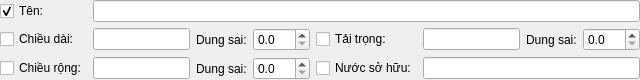
<?xml version="1.0" encoding="UTF-8"?>
<ui version="4.0">
 <class>TankSearchingWidget</class>
 <widget class="QWidget" name="TankSearchingWidget">
  <property name="geometry">
   <rect>
    <x>0</x>
    <y>0</y>
    <width>640</width>
    <height>80</height>
   </rect>
  </property>
  <property name="windowTitle">
   <string>TankSearchingWidget</string>
  </property>
  <layout class="QGridLayout" name="gridLayout">
   <property name="leftMargin">
    <number>0</number>
   </property>
   <property name="topMargin">
    <number>0</number>
   </property>
   <property name="rightMargin">
    <number>0</number>
   </property>
   <property name="bottomMargin">
    <number>0</number>
   </property>
   <item row="0" column="0">
    <widget class="QCheckBox" name="tenChb">
     <property name="sizePolicy">
      <sizepolicy hsizetype="Fixed" vsizetype="Fixed">
       <horstretch>0</horstretch>
       <verstretch>0</verstretch>
      </sizepolicy>
     </property>
     <property name="text">
      <string>Tên:</string>
     </property>
     <property name="checked">
      <bool>true</bool>
     </property>
    </widget>
   </item>
   <item row="0" column="1" colspan="7">
    <widget class="QLineEdit" name="tenLed"/>
   </item>
   <item row="1" column="0">
    <widget class="QCheckBox" name="chieuDaiChb">
     <property name="sizePolicy">
      <sizepolicy hsizetype="Fixed" vsizetype="Fixed">
       <horstretch>0</horstretch>
       <verstretch>0</verstretch>
      </sizepolicy>
     </property>
     <property name="text">
      <string>Chiều dài:</string>
     </property>
    </widget>
   </item>
   <item row="1" column="1">
    <widget class="QLineEdit" name="chieuDaiLed"/>
   </item>
   <item row="1" column="2">
    <widget class="QLabel" name="label">
     <property name="sizePolicy">
      <sizepolicy hsizetype="Fixed" vsizetype="Preferred">
       <horstretch>0</horstretch>
       <verstretch>0</verstretch>
      </sizepolicy>
     </property>
     <property name="text">
      <string>Dung sai:</string>
     </property>
    </widget>
   </item>
   <item row="1" column="3">
    <widget class="QDoubleSpinBox" name="chieuDaiDspb">
     <property name="sizePolicy">
      <sizepolicy hsizetype="Fixed" vsizetype="Fixed">
       <horstretch>0</horstretch>
       <verstretch>0</verstretch>
      </sizepolicy>
     </property>
     <property name="decimals">
      <number>1</number>
     </property>
     <property name="minimum">
      <double>0.000000000000000</double>
     </property>
     <property name="maximum">
      <double>200.000000000000000</double>
     </property>
     <property name="value">
      <double>0.000000000000000</double>
     </property>
    </widget>
   </item>
   <item row="1" column="4">
    <widget class="QCheckBox" name="taiTrongChb">
     <property name="sizePolicy">
      <sizepolicy hsizetype="Fixed" vsizetype="Fixed">
       <horstretch>0</horstretch>
       <verstretch>0</verstretch>
      </sizepolicy>
     </property>
     <property name="text">
      <string>Tải trọng:</string>
     </property>
    </widget>
   </item>
   <item row="1" column="5">
    <widget class="QLineEdit" name="taiTrongLed"/>
   </item>
   <item row="1" column="6">
    <widget class="QLabel" name="label_5">
     <property name="sizePolicy">
      <sizepolicy hsizetype="Fixed" vsizetype="Preferred">
       <horstretch>0</horstretch>
       <verstretch>0</verstretch>
      </sizepolicy>
     </property>
     <property name="text">
      <string>Dung sai:</string>
     </property>
    </widget>
   </item>
   <item row="1" column="7">
    <widget class="QDoubleSpinBox" name="taiTrongDspb">
     <property name="sizePolicy">
      <sizepolicy hsizetype="Fixed" vsizetype="Fixed">
       <horstretch>0</horstretch>
       <verstretch>0</verstretch>
      </sizepolicy>
     </property>
     <property name="decimals">
      <number>1</number>
     </property>
     <property name="minimum">
      <double>0.000000000000000</double>
     </property>
     <property name="maximum">
      <double>200.000000000000000</double>
     </property>
     <property name="value">
      <double>0.000000000000000</double>
     </property>
    </widget>
   </item>
   <item row="2" column="0">
    <widget class="QCheckBox" name="chieuRongChb">
     <property name="sizePolicy">
      <sizepolicy hsizetype="Fixed" vsizetype="Fixed">
       <horstretch>0</horstretch>
       <verstretch>0</verstretch>
      </sizepolicy>
     </property>
     <property name="text">
      <string>Chiều rộng:</string>
     </property>
    </widget>
   </item>
   <item row="2" column="1">
    <widget class="QLineEdit" name="chieuRongLed"/>
   </item>
   <item row="2" column="2">
    <widget class="QLabel" name="label_2">
     <property name="sizePolicy">
      <sizepolicy hsizetype="Fixed" vsizetype="Preferred">
       <horstretch>0</horstretch>
       <verstretch>0</verstretch>
      </sizepolicy>
     </property>
     <property name="text">
      <string>Dung sai:</string>
     </property>
    </widget>
   </item>
   <item row="2" column="3">
    <widget class="QDoubleSpinBox" name="chieuRongDspb">
     <property name="sizePolicy">
      <sizepolicy hsizetype="Fixed" vsizetype="Fixed">
       <horstretch>0</horstretch>
       <verstretch>0</verstretch>
      </sizepolicy>
     </property>
     <property name="decimals">
      <number>1</number>
     </property>
     <property name="minimum">
      <double>0.000000000000000</double>
     </property>
     <property name="maximum">
      <double>200.000000000000000</double>
     </property>
     <property name="value">
      <double>0.000000000000000</double>
     </property>
    </widget>
   </item>
   <item row="2" column="4">
    <widget class="QCheckBox" name="nuocSoHuuChb">
     <property name="sizePolicy">
      <sizepolicy hsizetype="Fixed" vsizetype="Fixed">
       <horstretch>0</horstretch>
       <verstretch>0</verstretch>
      </sizepolicy>
     </property>
     <property name="text">
      <string>Nước sở hữu:</string>
     </property>
    </widget>
   </item>
   <item row="2" column="5" colspan="3">
    <widget class="QLineEdit" name="nuocSoHuuLed"/>
   </item>
  </layout>
 </widget>
 <layoutdefault spacing="6" margin="11"/>
 <tabstops>
  <tabstop>tenChb</tabstop>
  <tabstop>tenLed</tabstop>
  <tabstop>chieuDaiChb</tabstop>
  <tabstop>chieuDaiLed</tabstop>
  <tabstop>chieuDaiDspb</tabstop>
  <tabstop>chieuRongChb</tabstop>
  <tabstop>chieuRongLed</tabstop>
  <tabstop>chieuRongDspb</tabstop>
  <tabstop>taiTrongChb</tabstop>
  <tabstop>taiTrongLed</tabstop>
  <tabstop>taiTrongDspb</tabstop>
  <tabstop>nuocSoHuuChb</tabstop>
  <tabstop>nuocSoHuuLed</tabstop>
 </tabstops>
 <resources/>
 <connections/>
</ui>
